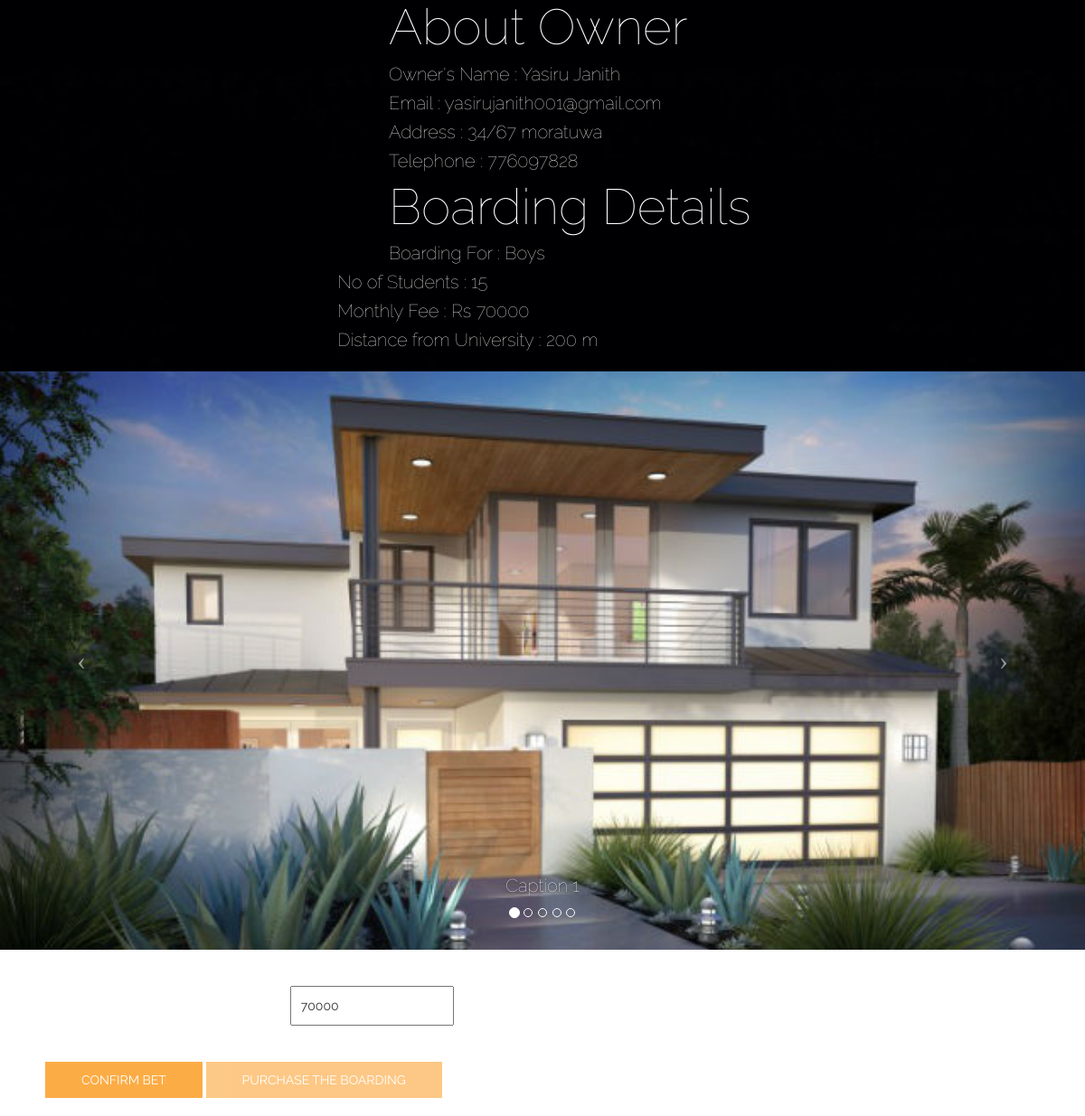
The page /boardingProfile.php?boardingID=16 (signed in) on the database its author committed.
### tables this page shows
CREATE TABLE `users` (
  `userID` int(11) NOT NULL,
  `firstName` varchar(50) NOT NULL,
  `lastName` varchar(50) NOT NULL,
  `email` varchar(80) NOT NULL,
  `password` varchar(50) NOT NULL,
  `telephone` int(11) NOT NULL,
  `type` varchar(10) NOT NULL,
  `profPic` varchar(50) NOT NULL,
  `active` varchar(10) NOT NULL,
  `confirmationCode` int(10) NOT NULL,
  `confirmationCodeCheck` int(10) DEFAULT NULL
);

CREATE TABLE `boarding_details` (
  `boardingID` int(11) NOT NULL,
  `userID` int(11) NOT NULL,
  `boardingFor` varchar(10) NOT NULL,
  `studentCount` int(10) NOT NULL,
  `price` int(11) NOT NULL,
  `distance` int(10) NOT NULL,
  `address` varchar(80) NOT NULL
);

### php/DbConfig.php (called while the page is built, shortened)
<?php
class DbConfig{
    private $_host='localhost';
    private $_username='root';
    private $_password='';
    private $_database='accomodate_me_1';
    protected $connection;
    public function __construct(){
        if(!isset($this->connection)){
            $this->connection=new mysqli($this->_host,$this->_username,$this->_password,$this->_database);
        }
        return $this->connection;
    }
}
?>

### php/Crud.php (called while the page is built, shortened)
<?php
include_once 'DbConfig.php';
class Crud extends DbConfig{
    public function getData($query){
        $result=$this->connection->query($query);
        $rows=array();
        while($row=$result->fetch_assoc()){
            $rows[]=$row;
        }
        return $rows;
    }
}

### boardingProfile.php (the view, shortened to what this page needs)
<?php
include_once("php/Crud.php");
$crud=new Crud();
$boardingID=$_SESSION['boardingID'];
$queryBoarding_details=$crud->getData("SELECT * FROM `boarding_details` WHERE boardingID='$boardingID'");
if(sizeof($queryBoarding_details)>0){
        $userID = $queryBoarding_details[0]['userID'];
        $studentCount =$queryBoarding_details[0]['studentCount'];
        $price =$queryBoarding_details[0]['price'];
        $distance =$queryBoarding_details[0]['distance'];
        $address =$queryBoarding_details[0]['address'];
        $boardingFor =$queryBoarding_details[0]['boardingFor'];
        $query_userID =$crud->getData("SELECT * FROM `users` WHERE userID='$userID'");
        if (sizeof($query_userID)>0){
            $userName=$query_userID[0]['firstName'].' '.$query_userID[0]['lastName'];
            $email=$query_userID[0]['email'];
            $telephone=$query_userID[0]['telephone'];
        }
        $photo_1='u'.$userID.'b'.$boardingID.'img00.jpg';
}
$buttonActivate='disabled';
$price_updated=$price;
?>
<!DOCTYPE html>
<html lang="en">
<head>
    <link href="css/bootstrap.min.css" rel="stylesheet">
    <link href="css/style_boardingProfile.css" rel="stylesheet">
    <link rel="stylesheet" type="text/css" href="alert/sweetalert.css">
</head>
<body>
    <div>
    <div  class="avatar img-circle"></div>
        <div class='details'>
            <div class="details leftside">
                <h1>About Owner</h1>
                <h3>Owner's Name : <?php echo $userName; ?></h3>
                <h3>Email : <?php echo $email; ?></h3>
                <h3>Address : <?php echo $address; ?></h3>
                <h3>Telephone : <?php echo $telephone; ?></h3>
            </div>
            <div class="details rightside">
                <h1>Boarding Details</h1>
                <h3>Boarding For : <?php echo $boardingFor; ?></h3>
                <h3>No of Students : <?php echo $studentCount; ?></h3>
                <h3>Monthly Fee : <?php echo "Rs ".$price; ?></h3>
                <h3>Distance from University : <?php echo $distance.' m'; ?></h3>
            </div>
        </div>
    </div>
    <header id="myCarousel" class="carousel slide">
        <ol class="carousel-indicators">
            <li data-target="#myCarousel" data-slide-to="0" class="active"></li>
            <li data-target="#myCarousel" data-slide-to="1"></li>
            <li data-target="#myCarousel" data-slide-to="2"></li>
            <li data-target="#myCarousel" data-slide-to="3"></li>
            <li data-target="#myCarousel" data-slide-to="4"></li>
        </ol>
        <div class="carousel-inner">
            <div class="item active">
                <div class="fill" style="background-image:url('uploads/<?php echo $photo_1; ?>');"></div>
                <div class="carousel-caption">
                    <h3>Caption 1</h3>
                </div>
            </div>
        </div>
        <a class="left carousel-control" href="#myCarousel" data-slide="prev">
            <span class="icon-prev"></span>
        </a>
        <a class="right carousel-control" href="#myCarousel" data-slide="next">
            <span class="icon-next"></span>
        </a>
    </header>
    <form method="post" action="boardingProfile.php">
    <div class="container">
        <br>
        <div class="row">
            <div class="col-md-6">
                <label for="boardingBet" style="font-size:20px;color:#fff">Add a bet for the Boarding :&nbsp; </label>
                <input type="number" min="<?php echo $price_updated;?>" step="500" value="<?php echo $price_updated;?>" id="boardingBet" name="betValue" style="padding:10px;">
            </div>
        </div>
        <div class="row">
            <div class="col-md-8">
                <button type="submit" class="btn btn-info" name="confirmBet">Confirm Bet</button>
                <button type="submit" class="btn btn-info" name="purchaseBoarding" <?php echo $buttonActivate?>><a href="payment/pay.php">Purchase the Boarding</a></button>
        </div><br>
        </div></div>
    </form>
</body>
</html>

### css/style_boardingProfile.css (style rules this page uses)
html, body { height: 100%; }
body { font-family: 'Raleway', sans-serif; background-image: url(../img/boardingProfile.jpg); background-repeat: no-repeat; background-size: cover; }
.carousel { margin-top: 2%; height: 80%; }
h1, h2, h3, h4, h5, h6 { font-weight: 100; color: #fff; }
a { color: white; text-decoration: none; }
h1, h2, h3 { margin-top: auto; font-weight: 100; font-size: 20px; }
h1 { font-size: 55px; color:white; }
.details { margin-left:17%; font-size: 15px; margin-bottom: 5px; }
.item, .active, .carousel-inner { height: 100%; }
.fill { width: 100%; height: 100%; background-position: center; -webkit-background-size: cover; -moz-background-size: cover; background-size: cover; -o-background-size: cover; }
.row { padding: 20px; }
.btn.btn-info { background: #FCAC45; border: 0; border-radius:0%; padding: 10px 40px; color: #ffffff; text-transform: uppercase; }

### rows shown on the page
users: userName "Yasiru Janith", email "yasirujanith001@gmail.com", telephone "776097828"
boarding_details: address "34/67 moratuwa", boardingFor "Boys", studentCount "15", price "70000", distance "200", betValue "70000"
